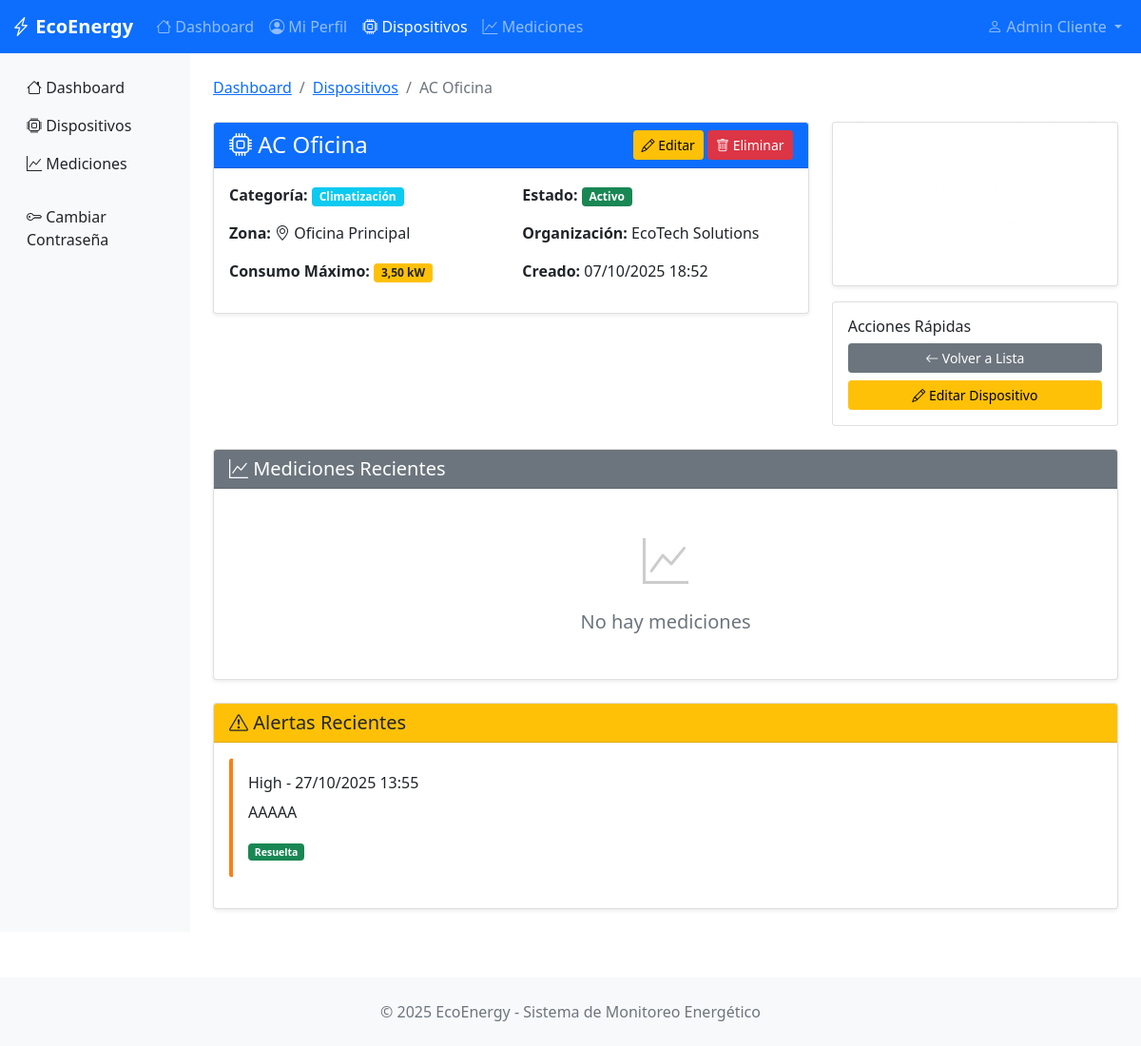
The page /devices/1/ (signed in) on the database as committed earlier.
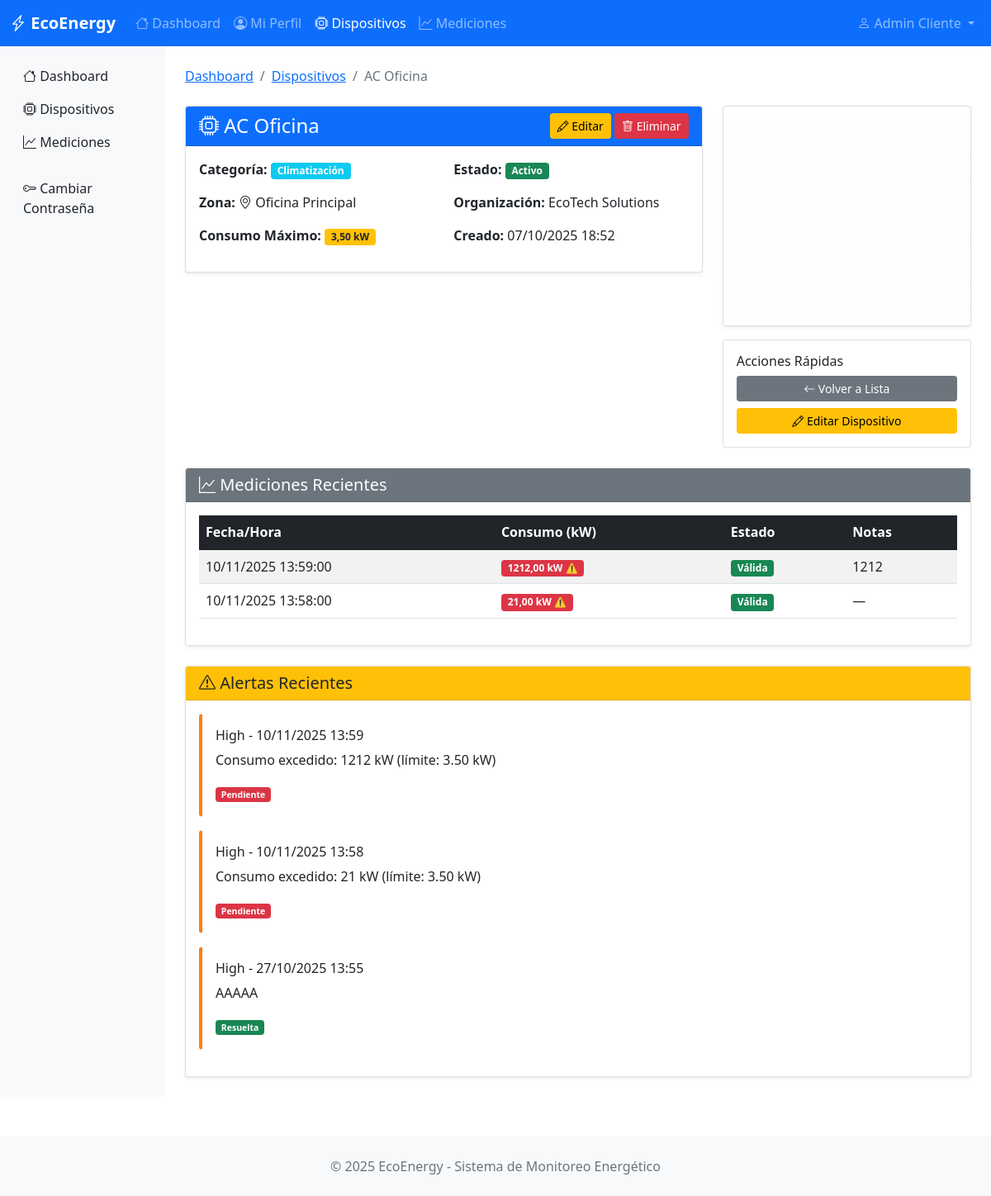
The same page on the database as committed later.
### monitoring/models.py (models this page shows, shortened)
class BaseModel(models.Model):
    state = models.CharField(
        max_length=10,
        choices=STATES,
        default='ACTIVE',
        help_text="Estado del registro"
    )
    created_at = models.DateTimeField(
        auto_now_add=True,
        help_text="Fecha de creación"
    )
    updated_at = models.DateTimeField(
        auto_now=True,
        help_text="Fecha de última modificación"
    )
    deleted_at = models.DateTimeField(
        null=True,
        blank=True,
        help_text="Fecha de eliminación (soft delete)"
    )
    class Meta:
        abstract = True  # Esta clase no creará tabla, solo sirve de plantilla

class Alert(BaseModel):
    device = models.ForeignKey(
        Device,
        on_delete=models.CASCADE,
        help_text="Dispositivo que generó la alerta"
    )
    measurement = models.ForeignKey(
        Measurement,
        on_delete=models.CASCADE,
        help_text="Medición que generó la alerta"
    )
    severity = models.CharField(
        max_length=10,
        choices=ALERT_SEVERITIES,
        help_text="Nivel de severidad"
    )
    message = models.TextField(help_text="Mensaje descriptivo de la alerta")
    is_resolved = models.BooleanField(
        default=False,
        help_text="¿La alerta fue resuelta?"
    )
    organization = models.ForeignKey(
        Organization,
        on_delete=models.CASCADE,
        help_text="Empresa propietaria"
    )
    class Meta:
        verbose_name = "Alert"
        verbose_name_plural = "Alerts"
        ordering = ['-created_at']

class Measurement(BaseModel):
    device = models.ForeignKey(
        Device,
        on_delete=models.CASCADE,
        help_text="Dispositivo medido"
    )
    consumption_value = models.DecimalField(
        max_digits=10,
        decimal_places=2,
        help_text="Valor de consumo medido (kW)"
    )
    measurement_date = models.DateTimeField(
        help_text="Fecha y hora de la medición"
    )
    notes = models.TextField(blank=True, help_text="Notas adicionales")
    organization = models.ForeignKey(
        Organization,
        on_delete=models.CASCADE,
        help_text="Empresa propietaria"
    )
    class Meta:
        verbose_name = "Measurement"
        verbose_name_plural = "Measurements"
        ordering = ['-measurement_date']  # Ordenar por fecha descendente

### monitoring/device_views.py (the view)
# urls.py: path('devices/<int:pk>/', device_views.device_detail, name='device_detail'),
@login_required
@permission_required_with_message('monitoring.view_device')
def device_detail(request, pk):
    organization = get_user_organization(request.user)
    if organization:
        device = get_object_or_404(Device, pk=pk, organization=organization, state='ACTIVE')
    else:
        device = get_object_or_404(Device, pk=pk, state='ACTIVE')
    measurements = Measurement.objects.filter(device=device, state='ACTIVE').order_by('-measurement_date')[:20]
    alerts = Alert.objects.filter(device=device, state='ACTIVE').order_by('-created_at')[:10]
    stats = Measurement.objects.filter(device=device, state='ACTIVE').aggregate(
        avg_consumption=Avg('consumption_value'),
        total_measurements=Count('id')
    )
    context = {
        'device': device,
        'measurements': measurements,
        'alerts': alerts,
        'stats': stats,
        'organization': organization,
        'can_change': request.user.has_perm('monitoring.change_device'),
        'can_delete': request.user.has_perm('monitoring.delete_device'),
    }
    return render(request, 'monitoring/device_detail_new.html', context)

### monitoring/device_views.py (called while the page is built)
def get_user_organization(user):
    if user.is_superuser:
        return None
    try:
        return user.userprofile.organization
    except:
        return None

### monitoring/templates/monitoring/device_detail_new.html (shortened to what the changed rows need)
{% extends 'monitoring/base.html' %}
{% block content %}
<div class="py-4">
    <div class="row mb-4">
        <div class="col-md-4">
            <div class="card bg-gradient text-white shadow-sm mb-3"
                 style="background: linear-gradient(135deg, #667eea 0%, #764ba2 100%);">
                <div class="card-body text-center">
                    <div class="mt-3">
                        <h2 class="display-4">{{ stats.total_measurements|default:0 }}</h2>
                        <p class="mb-0">Mediciones Registradas</p>
                        {% if stats.avg_consumption %}
                        <hr class="bg-white">
                        <h4>{{ stats.avg_consumption|floatformat:2 }} kW</h4>
                        <p class="mb-0">Consumo Promedio</p>
                        {% endif %}
                    </div>
                </div>
            </div>
        </div>
    </div>
    <div class="row mb-4">
        <div class="col-12">
            <div class="card shadow-sm">
                <div class="card-body">
                    {% if measurements %}
                        <div class="table-responsive">
                            <table class="table table-striped table-hover">
                                <thead class="table-dark">
                                    <tr>
                                        <th>Fecha/Hora</th>
                                        <th>Consumo (kW)</th>
                                        <th>Estado</th>
                                        <th>Notas</th>
                                    </tr>
                                </thead>
                                <tbody>
                                    {% for m in measurements %}
                                    <tr>
                                        <td>{{ m.measurement_date|date:"d/m/Y H:i:s" }}</td>
                                        <td>
                                            {% if m.consumption_value > device.max_consumption %}
                                                <span class="badge bg-danger">
                                                    {{ m.consumption_value }} kW ⚠️
                                                </span>
                                            {% else %}
                                                <span class="badge bg-success">
                                                    {{ m.consumption_value }} kW
                                                </span>
                                            {% endif %}
                                        </td>
                                        <td>
                                            {% if m.state == 'ACTIVE' %}
                                                <span class="badge bg-success">Válida</span>
                                            {% else %}
                                                <span class="badge bg-secondary">Inactiva</span>
                                            {% endif %}
                                        </td>
                                        <td>{{ m.notes|default:"—" }}</td>
                                    </tr>
                                    {% endfor %}
                                </tbody>
                            </table>
                        </div>
                    {% else %}
                        <div class="text-center py-4">
                            <i class="bi bi-graph-up" style="font-size: 3rem; color: #ccc;"></i>
                            <h5 class="text-muted mt-3">No hay mediciones</h5>
                        </div>
                    {% endif %}
                </div>
            </div>
        </div>
    </div>
    <div class="row">
        <div class="col-12">
            <div class="card shadow-sm">
                <div class="card-body">
                    {% if alerts %}
                        {% for alert in alerts %}
                            <div class="alert alert-{{ alert.severity|lower }} alert-dismissible">
                                <h6>{{ alert.get_severity_display }} - {{ alert.created_at|date:"d/m/Y H:i" }}</h6>
                                <p>{{ alert.message }}</p>
                                <small>
                                    {% if alert.is_resolved %}
                                        <span class="badge bg-success">Resuelta</span>
                                    {% else %}
                                        <span class="badge bg-danger">Pendiente</span>
                                    {% endif %}
                                </small>
                            </div>
                        {% endfor %}
                    {% else %}
                        <div class="text-center py-4">
                            <i class="bi bi-check-circle" style="font-size: 3rem; color: #28a745;"></i>
                            <h5 class="text-muted mt-3">Sin alertas recientes</h5>
                        </div>
                    {% endif %}
                </div>
            </div>
        </div>
    </div>
</div>
{% endblock %}

Rows that differ between the two databases and show on the page:
added Measurement: measurement_date "10/11/2025 13:59:00", consumption_value "1212,00", state "Válida", notes "1212"
added Measurement: measurement_date "10/11/2025 13:58:00", consumption_value "21,00", state "Válida", notes "—"
added Alert: severity "High", created_at "10/11/2025 13:59", message "Consumo excedido: 1212 kW (límite: 3.50 kW)", is_resolved "Pendiente"
added Alert: severity "High", created_at "10/11/2025 13:58", message "Consumo excedido: 21 kW (límite: 3.50 kW)", is_resolved "Pendiente"
Other text that changed with them:
text no longer shown: "No hay mediciones"
text now shown: "Fecha/Hora Consumo (kW) Estado Notas"
